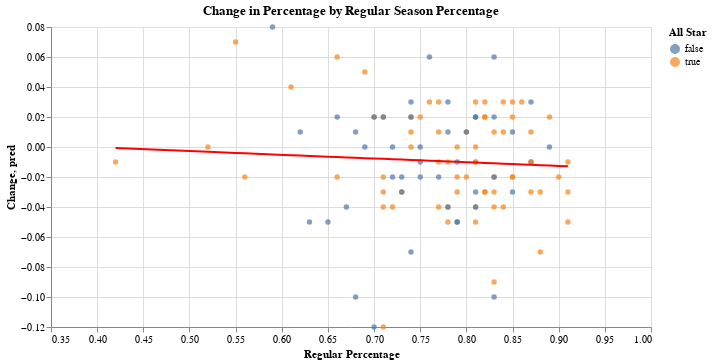

This figure's notebook cell:
### Code cell
(c1+c2).properties(
    title = "Change in Percentage by Regular Season Percentage",
    width = 600
)

### Figure 1 — Vega-Lite specification as saved in the notebook (floating-point values rounded to 4 significant figures)
{"config": {"view": {"continuousWidth": 400, "continuousHeight": 300}}, "layer": [{"mark": "circle", "encoding": {"color": {"type": "nominal", "field": "All Star"}, "x": {"type": "quantitative", "field": "Regular Percentage", "scale": {"domain": [0.35, 1.0]}}, "y": {"type": "quantitative", "field": "Change"}}}, {"mark": {"type": "line", "color": "red"}, "encoding": {"x": {"type": "quantitative", "field": "Regular Percentage", "scale": {"domain": [0.35, 1.0]}}, "y": {"type": "quantitative", "field": "pred"}}}], "data": {"name": "data-315f2cacfac80a9426f65fee0b6655c1"}, "title": "Change in Percentage by Regular Season Percentage", "width": 600, "$schema": "https://vega.github.io/schema/vega-lite/v4.8.1.json", "datasets": {"data-315f2cacfac80a9426f65fee0b6655c1": [{"Player": "LeBron James", "Regular Season Attempts": 6318, "Regular Season Makes": 4697, "Regular Percentage": 0.74, "Playoff Attempts": 1683, "Playoff Makes": 1260, "Playoff Percentage": 0.75, "Change": 0.01, "All Star": true, "pred": -0.008659}, {"Player": "Dwight Howard", "Regular Season Attempts": 6839, "Regular Season Makes": 3821, "Regular Percentage": 0.56, "Playoff Attempts": 889, "Playoff Makes": 481, "Playoff Percentage": 0.54, "Change": -0.02, "All Star": true, "pred": -0.004192}, {"Player": "Kevin Durant", "Regular Season Attempts": 5226, "Regular Season Makes": 4611, "Regular Percentage": 0.88, "Playoff Attempts": 804, "Playoff Makes": 682, "Playoff Percentage": 0.85, "Change": -0.03, "All Star": true, "pred": -0.01213}, {"Player": "Kobe Bryant", "Regular Season Attempts": 4829, "Regular Season Makes": 4055, "Regular Percentage": 0.84, "Playoff Attempts": 765, "Playoff Makes": 647, "Playoff Percentage": 0.85, "Change": 0.01, "All Star": true, "pred": -0.01114}, {"Player": "Dwyane Wade", "Regular Season Attempts": 4885, "Regular Season Makes": 3738, "Regular Percentage": 0.77, "Playoff Attempts": 709, "Playoff Makes": 538, "Playoff Percentage": 0.76, "Change": -0.01, "All Star": true, "pred": -0.009404}, {"Player": "Carmelo Anthony", "Regular Season Attempts": 4887, "Regular Season Makes": 3999, "Regular Percentage": 0.82, "Playoff Attempts": 431, "Playoff Makes": 361, "Playoff Percentage": 0.84, "Change": 0.02, "All Star": true, "pred": -0.01064}, {"Player": "Dirk Nowitzki", "Regular Season Attempts": 4161, "Regular Season Makes": 3718, "Regular Percentage": 0.89, "Playoff Attempts": 541, "Playoff Makes": 490, "Playoff Percentage": 0.91, "Change": 0.02, "All Star": true, "pred": -0.01238}, {"Player": "James Harden", "Regular Season Attempts": 4068, "Regular Season Makes": 3477, "Regular Percentage": 0.85, "Playoff Attempts": 564, "Playoff Makes": 489, "Playoff Percentage": 0.87, "Change": 0.02, "All Star": true, "pred": -0.01139}, {"Player": "Russell Westbrook", "Regular Season Attempts": 3993, "Regular Season Makes": 3261, "Regular Percentage": 0.82, "Playoff Attempts": 609, "Playoff Makes": 515, "Playoff Percentage": 0.85, "Change": 0.03, "All Star": true, "pred": -0.01064}, {"Player": "Chris Bosh", "Regular Season Attempts": 4178, "Regular Season Makes": 3371, "Regular Percentage": 0.81, "Playoff Attempts": 378, "Playoff Makes": 304, "Playoff Percentage": 0.8, "Change": -0.01, "All Star": true, "pred": -0.0104}, {"Player": "Paul Pierce", "Regular Season Attempts": 3684, "Regular Season Makes": 3047, "Regular Percentage": 0.83, "Playoff Attempts": 662, "Playoff Makes": 553, "Playoff Percentage": 0.84, "Change": 0.01, "All Star": true, "pred": -0.01089}, {"Player": "Tim Duncan", "Regular Season Attempts": 3443, "Regular Season Makes": 2454, "Regular Percentage": 0.71, "Playoff Attempts": 676, "Playoff Makes": 451, "Playoff Percentage": 0.67, "Change": -0.04, "All Star": true, "pred": -0.007915}, {"Player": "Pau Gasol", "Regular Season Attempts": 3342, "Regular Season Makes": 2616, "Regular Percentage": 0.78, "Playoff Attempts": 527, "Playoff Makes": 388, "Playoff Percentage": 0.74, "Change": -0.04, "All Star": true, "pred": -0.009652}, {"Player": "Chris Paul", "Regular Season Attempts": 3464, "Regular Season Makes": 3000, "Regular Percentage": 0.87, "Playoff Attempts": 352, "Playoff Makes": 297, "Playoff Percentage": 0.84, "Change": -0.03, "All Star": true, "pred": -0.01189}, {"Player": "Deron Williams", "Regular Season Attempts": 3247, "Regular Season Makes": 2684, "Regular Percentage": 0.83, "Playoff Attempts": 396, "Playoff Makes": 317, "Playoff Percentage": 0.8, "Change": -0.03, "All Star": true, "pred": -0.01089}, {"Player": "Josh Smith", "Regular Season Attempts": 3197, "Regular Season Makes": 1985, "Regular Percentage": 0.62, "Playoff Attempts": 359, "Playoff Makes": 225, "Playoff Percentage": 0.63, "Change": 0.01, "All Star": false, "pred": -0.005681}, {"Player": "Amare Stoudemire", "Regular Season Attempts": 3153, "Regular Season Makes": 2497, "Regular Percentage": 0.79, "Playoff Attempts": 306, "Playoff Makes": 226, "Playoff Percentage": 0.74, "Change": -0.05, "All Star": false, "pred": -0.0099}, {"Player": "Andre Iguodala", "Regular Season Attempts": 3103, "Regular Season Makes": 2198, "Regular Percentage": 0.71, "Playoff Attempts": 338, "Playoff Makes": 201, "Playoff Percentage": 0.59, "Change": -0.12, "All Star": true, "pred": -0.007915}, {"Player": "Paul Millsap", "Regular Season Attempts": 3097, "Regular Season Makes": 2269, "Regular Percentage": 0.73, "Playoff Attempts": 330, "Playoff Makes": 230, "Playoff Percentage": 0.7, "Change": -0.03, "All Star": true, "pred": -0.008411}, {"Player": "Zach Randolph", "Regular Season Attempts": 3100, "Regular Season Makes": 2382, "Regular Percentage": 0.77, "Playoff Attempts": 315, "Playoff Makes": 231, "Playoff Percentage": 0.73, "Change": -0.04, "All Star": true, "pred": -0.009404}, {"Player": "Tony Parker", "Regular Season Attempts": 2797, "Regular Season Makes": 2183, "Regular Percentage": 0.78, "Playoff Attempts": 610, "Playoff Makes": 448, "Playoff Percentage": 0.73, "Change": -0.05, "All Star": true, "pred": -0.009652}, {"Player": "Monta Ellis", "Regular Season Attempts": 3271, "Regular Season Makes": 2535, "Regular Percentage": 0.77, "Playoff Attempts": 105, "Playoff Makes": 79, "Playoff Percentage": 0.75, "Change": -0.02, "All Star": false, "pred": -0.009404}, {"Player": "LaMarcus Aldridge", "Regular Season Attempts": 3129, "Regular Season Makes": 2511, "Regular Percentage": 0.8, "Playoff Attempts": 245, "Playoff Makes": 199, "Playoff Percentage": 0.81, "Change": 0.01, "All Star": true, "pred": -0.01015}, {"Player": "DeMar DeRozan", "Regular Season Attempts": 3062, "Regular Season Makes": 2524, "Regular Percentage": 0.82, "Playoff Attempts": 219, "Playoff Makes": 185, "Playoff Percentage": 0.84, "Change": 0.02, "All Star": true, "pred": -0.01064}, {"Player": "Blake Griffin", "Regular Season Attempts": 2878, "Regular Season Makes": 1899, "Regular Percentage": 0.66, "Playoff Attempts": 319, "Playoff Makes": 229, "Playoff Percentage": 0.72, "Change": 0.06, "All Star": true, "pred": -0.006674}, {"Player": "Manu Ginobili", "Regular Season Attempts": 2577, "Regular Season Makes": 2182, "Regular Percentage": 0.85, "Playoff Attempts": 572, "Playoff Makes": 476, "Playoff Percentage": 0.83, "Change": -0.02, "All Star": true, "pred": -0.01139}, {"Player": "Jamal Crawford", "Regular Season Attempts": 2870, "Regular Season Makes": 2507, "Regular Percentage": 0.87, "Playoff Attempts": 219, "Playoff Makes": 189, "Playoff Percentage": 0.86, "Change": -0.01, "All Star": false, "pred": -0.01189}, {"Player": "Marc Gasol", "Regular Season Attempts": 2604, "Regular Season Makes": 1988, "Regular Percentage": 0.76, "Playoff Attempts": 327, "Playoff Makes": 259, "Playoff Percentage": 0.79, "Change": 0.03, "All Star": true, "pred": -0.009155}, {"Player": "David West", "Regular Season Attempts": 2634, "Regular Season Makes": 2168, "Regular Percentage": 0.82, "Playoff Attempts": 292, "Playoff Makes": 231, "Playoff Percentage": 0.79, "Change": -0.03, "All Star": true, "pred": -0.01064}, {"Player": "Kyle Lowry", "Regular Season Attempts": 2725, "Regular Season Makes": 2172, "Regular Percentage": 0.8, "Playoff Attempts": 195, "Playoff Makes": 152, "Playoff Percentage": 0.78, "Change": -0.02, "All Star": true, "pred": -0.01015}, {"Player": "Luol Deng", "Regular Season Attempts": 2628, "Regular Season Makes": 2035, "Regular Percentage": 0.77, "Playoff Attempts": 200, "Playoff Makes": 157, "Playoff Percentage": 0.78, "Change": 0.01, "All Star": true, "pred": -0.009404}, {"Player": "Nene", "Regular Season Attempts": 2594, "Regular Season Makes": 1752, "Regular Percentage": 0.68, "Playoff Attempts": 221, "Playoff Makes": 128, "Playoff Percentage": 0.58, "Change": -0.1, "All Star": false, "pred": -0.00717}, {"Player": "Chauncey Billups", "Regular Season Attempts": 2413, "Regular Season Makes": 2191, "Regular Percentage": 0.91, "Playoff Attempts": 380, "Playoff Makes": 327, "Playoff Percentage": 0.86, "Change": -0.05, "All Star": true, "pred": -0.01288}, {"Player": "Vince Carter", "Regular Season Attempts": 2559, "Regular Season Makes": 2078, "Regular Percentage": 0.81, "Playoff Attempts": 196, "Playoff Makes": 151, "Playoff Percentage": 0.77, "Change": -0.04, "All Star": true, "pred": -0.0104}, {"Player": "Joe Johnson", "Regular Season Attempts": 2415, "Regular Season Makes": 1960, "Regular Percentage": 0.81, "Playoff Attempts": 285, "Playoff Makes": 228, "Playoff Percentage": 0.8, "Change": -0.01, "All Star": true, "pred": -0.0104}, {"Player": "Richard Jefferson", "Regular Season Attempts": 2494, "Regular Season Makes": 1901, "Regular Percentage": 0.76, "Playoff Attempts": 141, "Playoff Makes": 115, "Playoff Percentage": 0.82, "Change": 0.06, "All Star": false, "pred": -0.009155}, {"Player": "DeAndre Jordan", "Regular Season Attempts": 2305, "Regular Season Makes": 971, "Regular Percentage": 0.42, "Playoff Attempts": 325, "Playoff Makes": 132, "Playoff Percentage": 0.41, "Change": -0.01, "All Star": true, "pred": -0.0007174}, {"Player": "Carlos Boozer", "Regular Season Attempts": 2273, "Regular Season Makes": 1623, "Regular Percentage": 0.71, "Playoff Attempts": 350, "Playoff Makes": 254, "Playoff Percentage": 0.73, "Change": 0.02, "All Star": true, "pred": -0.007915}, {"Player": "Andre Miller", "Regular Season Attempts": 2247, "Regular Season Makes": 1817, "Regular Percentage": 0.81, "Playoff Attempts": 173, "Playoff Makes": 133, "Playoff Percentage": 0.77, "Change": -0.04, "All Star": false, "pred": -0.0104}, {"Player": "Tyson Chandler", "Regular Season Attempts": 2230, "Regular Season Makes": 1469, "Regular Percentage": 0.66, "Playoff Attempts": 160, "Playoff Makes": 102, "Playoff Percentage": 0.64, "Change": -0.02, "All Star": true, "pred": -0.006674}, {"Player": "John Wall", "Regular Season Attempts": 2192, "Regular Season Makes": 1730, "Regular Percentage": 0.79, "Playoff Attempts": 107, "Playoff Makes": 85, "Playoff Percentage": 0.79, "Change": 0.0, "All Star": true, "pred": -0.0099}, {"Player": "Jeff Green", "Regular Season Attempts": 2136, "Regular Season Makes": 1680, "Regular Percentage": 0.79, "Playoff Attempts": 134, "Playoff Makes": 105, "Playoff Percentage": 0.78, "Change": -0.01, "All Star": false, "pred": -0.0099}, {"Player": "Antawn Jamison", "Regular Season Attempts": 2154, "Regular Season Makes": 1556, "Regular Percentage": 0.72, "Playoff Attempts": 101, "Playoff Makes": 69, "Playoff Percentage": 0.68, "Change": -0.04, "All Star": true, "pred": -0.008163}, {"Player": "Kevin Garnett", "Regular Season Attempts": 1900, "Regular Season Makes": 1571, "Regular Percentage": 0.83, "Playoff Attempts": 320, "Playoff Makes": 260, "Playoff Percentage": 0.81, "Change": -0.02, "All Star": true, "pred": -0.01089}, {"Player": "Mike Conley", "Regular Season Attempts": 1942, "Regular Season Makes": 1566, "Regular Percentage": 0.81, "Playoff Attempts": 232, "Playoff Makes": 182, "Playoff Percentage": 0.78, "Change": -0.03, "All Star": false, "pred": -0.0104}, {"Player": "Stephen Curry", "Regular Season Attempts": 1851, "Regular Season Makes": 1667, "Regular Percentage": 0.9, "Playoff Attempts": 278, "Playoff Makes": 244, "Playoff Percentage": 0.88, "Change": -0.02, "All Star": true, "pred": -0.01263}, {"Player": "Stephen Jackson", "Regular Season Attempts": 1944, "Regular Season Makes": 1570, "Regular Percentage": 0.81, "Playoff Attempts": 128, "Playoff Makes": 106, "Playoff Percentage": 0.83, "Change": 0.02, "All Star": false, "pred": -0.0104}, {"Player": "Ray Allen", "Regular Season Attempts": 1654, "Regular Season Makes": 1502, "Regular Percentage": 0.91, "Playoff Attempts": 391, "Playoff Makes": 345, "Playoff Percentage": 0.88, "Change": -0.03, "All Star": true, "pred": -0.01288}, {"Player": "Zaza Pachulia", "Regular Season Attempts": 1899, "Regular Season Makes": 1431, "Regular Percentage": 0.75, "Playoff Attempts": 139, "Playoff Makes": 102, "Playoff Percentage": 0.73, "Change": -0.02, "All Star": false, "pred": -0.008907}, {"Player": "Luis Scola", "Regular Season Attempts": 1916, "Regular Season Makes": 1425, "Regular Percentage": 0.74, "Playoff Attempts": 117, "Playoff Makes": 78, "Playoff Percentage": 0.67, "Change": -0.07, "All Star": false, "pred": -0.008659}, {"Player": "Derrick Rose", "Regular Season Attempts": 1780, "Regular Season Makes": 1446, "Regular Percentage": 0.81, "Playoff Attempts": 222, "Playoff Makes": 186, "Playoff Percentage": 0.84, "Change": 0.03, "All Star": true, "pred": -0.0104}, {"Player": "Marvin Williams", "Regular Season Attempts": 1869, "Regular Season Makes": 1516, "Regular Percentage": 0.81, "Playoff Attempts": 107, "Playoff Makes": 89, "Playoff Percentage": 0.83, "Change": 0.02, "All Star": false, "pred": -0.0104}, {"Player": "Ben Gordon", "Regular Season Attempts": 1848, "Regular Season Makes": 1601, "Regular Percentage": 0.87, "Playoff Attempts": 119, "Playoff Makes": 107, "Playoff Percentage": 0.9, "Change": 0.03, "All Star": false, "pred": -0.01189}, {"Player": "Joakim Noah", "Regular Season Attempts": 1777, "Regular Season Makes": 1262, "Regular Percentage": 0.71, "Playoff Attempts": 182, "Playoff Makes": 123, "Playoff Percentage": 0.68, "Change": -0.03, "All Star": true, "pred": -0.007915}, {"Player": "Rajon Rondo", "Regular Season Attempts": 1605, "Regular Season Makes": 975, "Regular Percentage": 0.61, "Playoff Attempts": 343, "Playoff Makes": 222, "Playoff Percentage": 0.65, "Change": 0.04, "All Star": true, "pred": -0.005433}, {"Player": "Roy Hibbert", "Regular Season Attempts": 1728, "Regular Season Makes": 1301, "Regular Percentage": 0.75, "Playoff Attempts": 213, "Playoff Makes": 163, "Playoff Percentage": 0.77, "Change": 0.02, "All Star": true, "pred": -0.008907}, {"Player": "Paul George", "Regular Season Attempts": 1552, "Regular Season Makes": 1300, "Regular Percentage": 0.84, "Playoff Attempts": 356, "Playoff Makes": 284, "Playoff Percentage": 0.8, "Change": -0.04, "All Star": true, "pred": -0.01114}, {"Player": "Carl Landry", "Regular Season Attempts": 1729, "Regular Season Makes": 1357, "Regular Percentage": 0.78, "Playoff Attempts": 137, "Playoff Makes": 102, "Playoff Percentage": 0.74, "Change": -0.04, "All Star": false, "pred": -0.009652}, {"Player": "J.R. Smith", "Regular Season Attempts": 1638, "Regular Season Makes": 1202, "Regular Percentage": 0.73, "Playoff Attempts": 195, "Playoff Makes": 139, "Playoff Percentage": 0.71, "Change": -0.02, "All Star": false, "pred": -0.008411}, {"Player": "Andrei Kirilenko", "Regular Season Attempts": 1683, "Regular Season Makes": 1249, "Regular Percentage": 0.74, "Playoff Attempts": 132, "Playoff Makes": 98, "Playoff Percentage": 0.74, "Change": 0.0, "All Star": true, "pred": -0.008659}, {"Player": "Brandon Bass", "Regular Season Attempts": 1631, "Regular Season Makes": 1358, "Regular Percentage": 0.83, "Playoff Attempts": 164, "Playoff Makes": 146, "Playoff Percentage": 0.89, "Change": 0.06, "All Star": false, "pred": -0.01089}, {"Player": "Jeff Teague", "Regular Season Attempts": 1561, "Regular Season Makes": 1307, "Regular Percentage": 0.84, "Playoff Attempts": 222, "Playoff Makes": 193, "Playoff Percentage": 0.87, "Change": 0.03, "All Star": true, "pred": -0.01114}, {"Player": "Damian Lillard", "Regular Season Attempts": 1606, "Regular Season Makes": 1397, "Regular Percentage": 0.87, "Playoff Attempts": 176, "Playoff Makes": 155, "Playoff Percentage": 0.88, "Change": 0.01, "All Star": true, "pred": -0.01189}, {"Player": "Lamar Odom", "Regular Season Attempts": 1454, "Regular Season Makes": 970, "Regular Percentage": 0.67, "Playoff Attempts": 321, "Playoff Makes": 203, "Playoff Percentage": 0.63, "Change": -0.04, "All Star": false, "pred": -0.006922}, {"Player": "George Hill", "Regular Season Attempts": 1447, "Regular Season Makes": 1159, "Regular Percentage": 0.8, "Playoff Attempts": 279, "Playoff Makes": 227, "Playoff Percentage": 0.81, "Change": 0.01, "All Star": false, "pred": -0.01015}, {"Player": "Hedo Turkoglu", "Regular Season Attempts": 1511, "Regular Season Makes": 1175, "Regular Percentage": 0.78, "Playoff Attempts": 188, "Playoff Makes": 148, "Playoff Percentage": 0.79, "Change": 0.01, "All Star": false, "pred": -0.009652}, {"Player": "Jimmy Butler", "Regular Season Attempts": 1550, "Regular Season Makes": 1258, "Regular Percentage": 0.81, "Playoff Attempts": 149, "Playoff Makes": 121, "Playoff Percentage": 0.81, "Change": 0.0, "All Star": true, "pred": -0.0104}, {"Player": "Trevor Ariza", "Regular Season Attempts": 1532, "Regular Season Makes": 1115, "Regular Percentage": 0.73, "Playoff Attempts": 167, "Playoff Makes": 117, "Playoff Percentage": 0.7, "Change": -0.03, "All Star": false, "pred": -0.008411}, {"Player": "Tony Allen", "Regular Season Attempts": 1471, "Regular Season Makes": 1050, "Regular Percentage": 0.71, "Playoff Attempts": 204, "Playoff Makes": 148, "Playoff Percentage": 0.73, "Change": 0.02, "All Star": false, "pred": -0.007915}, {"Player": "Jason Terry", "Regular Season Attempts": 1461, "Regular Season Makes": 1245, "Regular Percentage": 0.85, "Playoff Attempts": 200, "Playoff Makes": 163, "Playoff Percentage": 0.82, "Change": -0.03, "All Star": false, "pred": -0.01139}, {"Player": "Al Horford", "Regular Season Attempts": 1466, "Regular Season Makes": 1088, "Regular Percentage": 0.74, "Playoff Attempts": 173, "Playoff Makes": 132, "Playoff Percentage": 0.76, "Change": 0.02, "All Star": true, "pred": -0.008659}, {"Player": "Richard Hamilton", "Regular Season Attempts": 1410, "Regular Season Makes": 1195, "Regular Percentage": 0.85, "Playoff Attempts": 226, "Playoff Makes": 199, "Playoff Percentage": 0.88, "Change": 0.03, "All Star": true, "pred": -0.01139}, {"Player": "Shaquille O'Neal", "Regular Season Attempts": 1495, "Regular Season Makes": 782, "Regular Percentage": 0.52, "Playoff Attempts": 137, "Playoff Makes": 71, "Playoff Percentage": 0.52, "Change": 0.0, "All Star": true, "pred": -0.003199}, {"Player": "Andrew Bynum", "Regular Season Attempts": 1398, "Regular Season Makes": 977, "Regular Percentage": 0.7, "Playoff Attempts": 214, "Playoff Makes": 154, "Playoff Percentage": 0.72, "Change": 0.02, "All Star": true, "pred": -0.007666}, {"Player": "Steve Nash", "Regular Season Attempts": 1458, "Regular Season Makes": 1334, "Regular Percentage": 0.91, "Playoff Attempts": 133, "Playoff Makes": 120, "Playoff Percentage": 0.9, "Change": -0.01, "All Star": true, "pred": -0.01288}, {"Player": "Mo Williams", "Regular Season Attempts": 1460, "Regular Season Makes": 1281, "Regular Percentage": 0.88, "Playoff Attempts": 115, "Playoff Makes": 93, "Playoff Percentage": 0.81, "Change": -0.07, "All Star": true, "pred": -0.01213}, {"Player": "Wesley Matthews", "Regular Season Attempts": 1427, "Regular Season Makes": 1186, "Regular Percentage": 0.83, "Playoff Attempts": 118, "Playoff Makes": 96, "Playoff Percentage": 0.81, "Change": -0.02, "All Star": false, "pred": -0.01089}, {"Player": "J.J. Redick", "Regular Season Attempts": 1398, "Regular Season Makes": 1240, "Regular Percentage": 0.89, "Playoff Attempts": 142, "Playoff Makes": 127, "Playoff Percentage": 0.89, "Change": 0.0, "All Star": false, "pred": -0.01238}, {"Player": "Kyrie Irving", "Regular Season Attempts": 1377, "Regular Season Makes": 1192, "Regular Percentage": 0.87, "Playoff Attempts": 157, "Playoff Makes": 135, "Playoff Percentage": 0.86, "Change": -0.01, "All Star": true, "pred": -0.01189}, {"Player": "Tayshaun Prince", "Regular Season Attempts": 1361, "Regular Season Makes": 1015, "Regular Percentage": 0.75, "Playoff Attempts": 111, "Playoff Makes": 82, "Playoff Percentage": 0.74, "Change": -0.01, "All Star": false, "pred": -0.008907}, {"Player": "Tristan Thompson", "Regular Season Attempts": 1312, "Regular Season Makes": 826, "Regular Percentage": 0.63, "Playoff Attempts": 155, "Playoff Makes": 90, "Playoff Percentage": 0.58, "Change": -0.05, "All Star": false, "pred": -0.005929}, {"Player": "Mario Chalmers", "Regular Season Attempts": 1269, "Regular Season Makes": 998, "Regular Percentage": 0.79, "Playoff Attempts": 190, "Playoff Makes": 141, "Playoff Percentage": 0.74, "Change": -0.05, "All Star": false, "pred": -0.0099}, {"Player": "Glen Davis", "Regular Season Attempts": 1244, "Regular Season Makes": 873, "Regular Percentage": 0.7, "Playoff Attempts": 208, "Playoff Makes": 149, "Playoff Percentage": 0.72, "Change": 0.02, "All Star": false, "pred": -0.007666}, {"Player": "Rashard Lewis", "Regular Season Attempts": 1237, "Regular Season Makes": 1016, "Regular Percentage": 0.82, "Playoff Attempts": 184, "Playoff Makes": 145, "Playoff Percentage": 0.79, "Change": -0.03, "All Star": true, "pred": -0.01064}, {"Player": "Yao Ming", "Regular Season Attempts": 1266, "Regular Season Makes": 1091, "Regular Percentage": 0.86, "Playoff Attempts": 126, "Playoff Makes": 112, "Playoff Percentage": 0.89, "Change": 0.03, "All Star": true, "pred": -0.01164}, {"Player": "Anderson Varejao", "Regular Season Attempts": 1250, "Regular Season Makes": 813, "Regular Percentage": 0.65, "Playoff Attempts": 141, "Playoff Makes": 84, "Playoff Percentage": 0.6, "Change": -0.05, "All Star": false, "pred": -0.006426}, {"Player": "Tracy McGrady", "Regular Season Attempts": 1270, "Regular Season Makes": 905, "Regular Percentage": 0.71, "Playoff Attempts": 116, "Playoff Makes": 80, "Playoff Percentage": 0.69, "Change": -0.02, "All Star": true, "pred": -0.007915}, {"Player": "Kendrick Perkins", "Regular Season Attempts": 1154, "Regular Season Makes": 680, "Regular Percentage": 0.59, "Playoff Attempts": 231, "Playoff Makes": 154, "Playoff Percentage": 0.67, "Change": 0.08, "All Star": false, "pred": -0.004936}, {"Player": "Taj Gibson", "Regular Season Attempts": 1197, "Regular Season Makes": 829, "Regular Percentage": 0.69, "Playoff Attempts": 136, "Playoff Makes": 94, "Playoff Percentage": 0.69, "Change": 0.0, "All Star": false, "pred": -0.007418}, {"Player": "Leandro Barbosa", "Regular Season Attempts": 1188, "Regular Season Makes": 987, "Regular Percentage": 0.83, "Playoff Attempts": 125, "Playoff Makes": 91, "Playoff Percentage": 0.73, "Change": -0.1, "All Star": false, "pred": -0.01089}, {"Player": "Josh Howard", "Regular Season Attempts": 1194, "Regular Season Makes": 948, "Regular Percentage": 0.79, "Playoff Attempts": 106, "Playoff Makes": 81, "Playoff Percentage": 0.76, "Change": -0.03, "All Star": true, "pred": -0.0099}, {"Player": "Derek Fisher", "Regular Season Attempts": 1031, "Regular Season Makes": 877, "Regular Percentage": 0.85, "Playoff Attempts": 267, "Playoff Makes": 229, "Playoff Percentage": 0.86, "Change": 0.01, "All Star": false, "pred": -0.01139}, {"Player": "Jameer Nelson", "Regular Season Attempts": 1119, "Regular Season Makes": 932, "Regular Percentage": 0.83, "Playoff Attempts": 144, "Playoff Makes": 114, "Playoff Percentage": 0.79, "Change": -0.04, "All Star": true, "pred": -0.01089}, {"Player": "Shawn Marion", "Regular Season Attempts": 1141, "Regular Season Makes": 885, "Regular Percentage": 0.78, "Playoff Attempts": 106, "Playoff Makes": 82, "Playoff Percentage": 0.77, "Change": -0.01, "All Star": true, "pred": -0.009652}, {"Player": "Matt Barnes", "Regular Season Attempts": 1124, "Regular Season Makes": 847, "Regular Percentage": 0.75, "Playoff Attempts": 117, "Playoff Makes": 88, "Playoff Percentage": 0.75, "Change": 0.0, "All Star": false, "pred": -0.008907}, {"Player": "Jason Richardson", "Regular Season Attempts": 1130, "Regular Season Makes": 817, "Regular Percentage": 0.72, "Playoff Attempts": 105, "Playoff Makes": 76, "Playoff Percentage": 0.72, "Change": 0.0, "All Star": false, "pred": -0.008163}, {"Player": "Chris Andersen", "Regular Season Attempts": 1050, "Regular Season Makes": 716, "Regular Percentage": 0.68, "Playoff Attempts": 167, "Playoff Makes": 115, "Playoff Percentage": 0.69, "Change": 0.01, "All Star": false, "pred": -0.00717}, {"Player": "Serge Ibaka", "Regular Season Attempts": 1015, "Regular Season Makes": 756, "Regular Percentage": 0.74, "Playoff Attempts": 164, "Playoff Makes": 126, "Playoff Percentage": 0.77, "Change": 0.03, "All Star": false, "pred": -0.008659}, {"Player": "Kawhi Leonard", "Regular Season Attempts": 919, "Regular Season Makes": 760, "Regular Percentage": 0.83, "Playoff Attempts": 223, "Playoff Makes": 166, "Playoff Percentage": 0.74, "Change": -0.09, "All Star": true, "pred": -0.01089}, {"Player": "Boris Diaw", "Regular Season Attempts": 1028, "Regular Season Makes": 741, "Regular Percentage": 0.72, "Playoff Attempts": 110, "Playoff Makes": 77, "Playoff Percentage": 0.7, "Change": -0.02, "All Star": false, "pred": -0.008163}, {"Player": "Tiago Splitter", "Regular Season Attempts": 942, "Regular Season Makes": 656, "Regular Percentage": 0.7, "Playoff Attempts": 169, "Playoff Makes": 98, "Playoff Percentage": 0.58, "Change": -0.12, "All Star": false, "pred": -0.007666}, {"Player": "Klay Thompson", "Regular Season Attempts": 909, "Regular Season Makes": 775, "Regular Percentage": 0.85, "Playoff Attempts": 171, "Playoff Makes": 142, "Playoff Percentage": 0.83, "Change": -0.02, "All Star": true, "pred": -0.01139}, {"Player": "Draymond Green", "Regular Season Attempts": 707, "Regular Season Makes": 488, "Regular Percentage": 0.69, "Playoff Attempts": 235, "Playoff Makes": 175, "Playoff Percentage": 0.74, "Change": 0.05, "All Star": true, "pred": -0.007418}, {"Player": "Zydrunas Ilgauskas", "Regular Season Attempts": 756, "Regular Season Makes": 600, "Regular Percentage": 0.79, "Playoff Attempts": 146, "Playoff Makes": 112, "Playoff Percentage": 0.77, "Change": -0.02, "All Star": true, "pred": -0.0099}, {"Player": "Kenyon Martin", "Regular Season Attempts": 775, "Regular Season Makes": 430, "Regular Percentage": 0.55, "Playoff Attempts": 108, "Playoff Makes": 67, "Playoff Percentage": 0.62, "Change": 0.07, "All Star": true, "pred": -0.003944}, {"Player": "Jason Kidd", "Regular Season Attempts": 747, "Regular Season Makes": 607, "Regular Percentage": 0.81, "Playoff Attempts": 107, "Playoff Makes": 81, "Playoff Percentage": 0.76, "Change": -0.05, "All Star": true, "pred": -0.0104}, {"Player": "Bradley Beal", "Regular Season Attempts": 683, "Regular Season Makes": 532, "Regular Percentage": 0.78, "Playoff Attempts": 108, "Playoff Makes": 88, "Playoff Percentage": 0.81, "Change": 0.03, "All Star": false, "pred": -0.009652}, {"Player": "Harrison Barnes", "Regular Season Attempts": 656, "Regular Season Makes": 484, "Regular Percentage": 0.74, "Playoff Attempts": 119, "Playoff Makes": 90, "Playoff Percentage": 0.76, "Change": 0.02, "All Star": false, "pred": -0.008659}, {"Player": "Mickael Pietrus", "Regular Season Attempts": 631, "Regular Season Makes": 418, "Regular Percentage": 0.66, "Playoff Attempts": 143, "Playoff Makes": 97, "Playoff Percentage": 0.68, "Change": 0.02, "All Star": false, "pred": -0.006674}, {"Player": "Delonte West", "Regular Season Attempts": 623, "Regular Season Makes": 515, "Regular Percentage": 0.83, "Playoff Attempts": 106, "Playoff Makes": 90, "Playoff Percentage": 0.85, "Change": 0.02, "All Star": false, "pred": -0.01089}, {"Player": "Rasheed Wallace", "Regular Season Attempts": 533, "Regular Season Makes": 411, "Regular Percentage": 0.77, "Playoff Attempts": 106, "Playoff Makes": 85, "Playoff Percentage": 0.8, "Change": 0.03, "All Star": true, "pred": -0.009404}]}}
